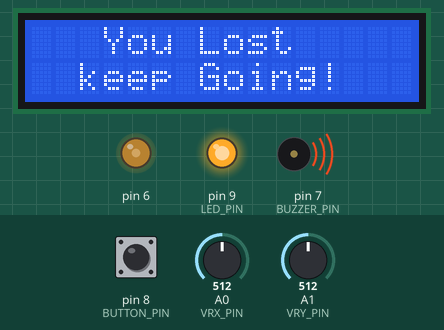
Recording of a sketch running on a simulated Arduino Uno, built with avr-gcc and run on an emulated ATmega328P. Shown: 16×2 character LCD, output pins drawn as LEDs (lit = HIGH), buzzer (waves = sounding). Inputs (shaded band) come from the test bench; at power-on: A0 (VRX_PIN) = 512, pin 8 (BUTTON_PIN) LOW, A1 (VRY_PIN) = 512. Random numbers use the default seed unless the sketch sets one; what the sketch prints to the serial monitor is not drawn.

Above: at 6.3 s.
6.4 s: A0 (VRX_PIN) set to 810
At 11.3 s:
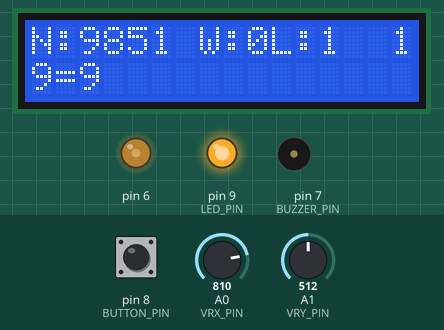
12.3 s: A0 (VRX_PIN) set to 390
At 16.6 s:
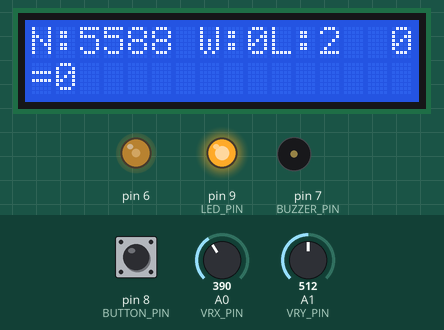
18.2 s: pin 8 (BUTTON_PIN) pulled HIGH for 3 s
At 21.5 s:
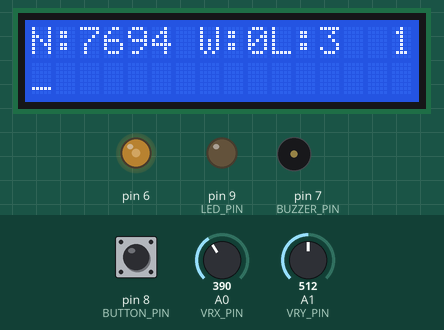
24.1 s: A0 (VRX_PIN) set to 900
At 27.8 s:
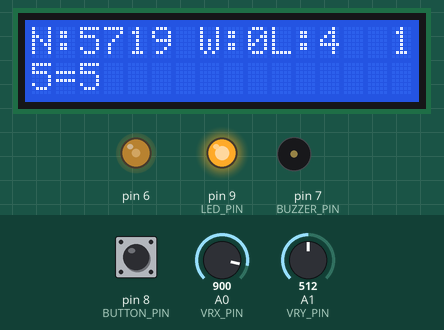
30.0 s: pin 8 (BUTTON_PIN) pulled HIGH for 3 s
At 34.0 s:
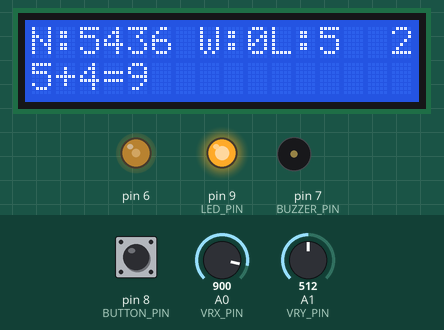
35.9 s: pin 8 (BUTTON_PIN) driven HIGH
At 39.9 s:
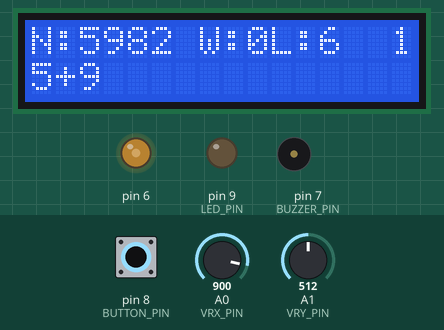
Timing chart, 0 to 41.4 s (numbered marks = the images above; inputs shaded):
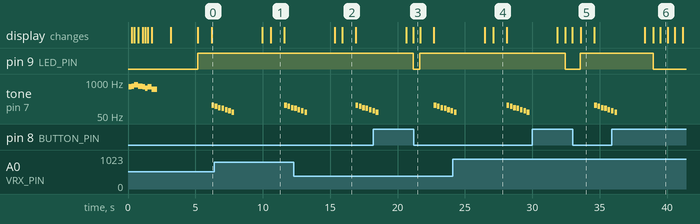

Measured:
- after the input at 18.2 s, pin 9 (LED_PIN): HIGH → LOW after 3.0 s, → HIGH 0.51 s later
- after the input at 30.0 s, pin 9 (LED_PIN): HIGH → LOW after 2.5 s, → HIGH 1.1 s later
- after the input at 35.9 s, pin 9 (LED_PIN): HIGH → LOW after 3.1 s
- what the display in image 1 shows lasts 1.0 s, from 10.6 s to 11.6 s
- what the display in image 6 shows lasts 0.6 s, from 39.5 s to 40.1 s

The sketch:

calculator.ino
```cpp
#include "joystick.h"
#include "game_manager.h"

JoyStick * current_joy_stick = NULL;
GameManager* game_mgr = NULL;

const int LED_PIN = 9;
const int BUTTON_PIN = 8;
const int BUZZER_PIN = 7;

void setup()
{
  pinMode(LED_PIN, OUTPUT);
  pinMode(BUTTON_PIN, INPUT);
  pinMode(BUZZER_PIN, OUTPUT);

  Serial.begin(9600);

  current_joy_stick = new JoyStick();
  game_mgr = new GameManager();
  game_mgr->Init(BUZZER_PIN);
  game_mgr->CreateNewGame();
}

void loop()
{
  current_joy_stick->UpdateCommand();
  if (current_joy_stick->CurrentCommand() != CommandEnum::None)
  {
    Serial.println("Detect Operation:" + current_joy_stick->GetCommandStr());

    game_mgr->GetCurrentGame()->HandleCommand(current_joy_stick->CurrentCommand());
    playClickButtonSound(BUZZER_PIN);
  }

  CheckAndCalculateResult();
  game_mgr->GetCurrentGame()->Update();
  game_mgr->CheckNeedStartGame(BUZZER_PIN);

  delay(500);
}

void CheckAndCalculateResult()
{
  int val = digitalRead(BUTTON_PIN);
  if (val == HIGH) {
    digitalWrite(LED_PIN, LOW);
  } else {
    digitalWrite(LED_PIN, HIGH);
    game_mgr->GetCurrentGame()->CalculateResult();
  }
}
```

formula_calculator.h
```cpp
#pragma once

//function comes from chatgpt and update it a little
float evaluateFormula(String formula) {
  // Remove all whitespaces from the formula
  formula.replace(" ", "");

  // Temporary variables for number and operator
  float num = 0;
  char op = '+';

  // Variables to keep track of the accumulated result and the term value
  float result = 0;
  float term = 0;

  // Process each character in the formula
  for (int i = 0; i < formula.length(); i++) {
    char ch = formula.charAt(i);

    // If the character is a digit or decimal point, extract the whole number
    if (isdigit(ch) || ch == '.') {
      String numString = "";
      while (i < formula.length() && (isdigit(formula.charAt(i)) || formula.charAt(i) == '.')) {
        numString += formula.charAt(i);
        i++;
      }
      i--;

      // Convert the number string to a float
      num = numString.toFloat();

      // Apply the operator to the accumulated result
      if (op == '+') {
        result += term;
        term = num;
      } else if (op == '-') {
        result += term;
        term = -num;
      } else if (op == '*') {
        term *= num;
      } else if (op == '/') {
        term /= num;
      }
    }
    // If the character is an operator (+, -, *, /), update the current operator
    else if (ch == '+' || ch == '-' || ch == '*' || ch == '/') {
      op = ch;
    }
  }

  // Add the last term to the accumulated result
  result += term;

  return result;
}

bool hasParenthese(String formula)
{
  int index = formula.indexOf('(');
  return index >= 0;
}

// chat gpt cannot handle a formular include '()', so I Write it byself
float CalcFormula(String formula, bool & result)
{
  formula.replace(" ", "");
  while (hasParenthese(formula))
  {
    int start_index = formula.lastIndexOf('(');
    int end_index = formula.indexOf(')', start_index);
    if (end_index < 0)
    {
      result = false;
      return -9999.0;
    }

    String subFormula = formula.substring(start_index + 1, end_index);
    //Serial.println("sub: " + subFormula);
    float value = CalcFormula(subFormula, result);
    if (result) {
      formula.replace("(" + subFormula + ")", String(value));
      //Serial.println("new formu: " + formula);
    } else {
      Serial.println("failed: ");
      return result;
    }
  }

  result = true;
  return evaluateFormula(formula);
}
```

game.h
```cpp
#pragma once
#include "formula_calculator.h"

struct GameData {
  int* Cards; //don't delete, handle it by generator
  int CarSize;
  int GameID;
  GameData(int* cards, int car_size, int game_id): Cards(cards), CarSize(car_size),
    GameID(game_id)
  {
  }
};

enum GameState
{
  Started = 0,
  Win,
  Lost,
  Failed
};

class Game
{
public:
  Game(LCDMgr* game_scene, GameData* game_data)
  {
    _game_state = GameState::Started;
    _game_scene = game_scene;
    _game_data = game_data;
  }

  ~Game()
  {
    delete _game_data;
  }

  void Update()
  {
    bool is_started = _game_state == GameState::Started;
    _game_scene->UpdateView(_formula, GetSeconds(), is_started);
  }

  void UpdateFormula()
  {
    //check if already selected all number
    if (!_game_scene->IsCanBeSelected()) {
      Serial.println("Cannot update formula now,because no number exist.");
      return;
    }
    char ch = _game_scene->GetCurrentSelection();
    Serial.print("Update before: " + _formula);
    Serial.print(",Add char: ");
    Serial.print(ch);

    _formula += ch;
    Serial.println(",Update after: " + _formula);

    _game_scene->RemoveCurrentSelection();
    _game_scene->ChangeSelectionMode();
  }

  void CalculateResult()
  {
    if (_game_state != GameState::Started) {
      Serial.print("This game already close: cannot calculate formula again.");
      return;
    }

    bool res = false;
    float result = CalcFormula(_formula, res);
    if (res) {
      Serial.print("Cal Formula:");
      Serial.print(_formula);
      Serial.print(", result: ");
      Serial.println(result);
      _formula += "=" + keepOnePrecision(result);

      if (abs(result - 24) < 0.0001) {
        _game_state = GameState::Win;
      } else {
        _game_state = GameState::Lost;
      }
    }
    else {
      _game_state = GameState::Failed;
      Serial.print("CalcFormula failed,  maybe formula is wrong.");
    }

    //PrintGameInfo();
  }

  void HandleCommand(CommandEnum command)
  {
    switch(command)
    {
      case CommandEnum::Left:
        _game_scene->ChangeShowOption();
        break;
      case CommandEnum::Right:
        UpdateFormula();
        break;
      case CommandEnum::Up:
        _game_scene->IncreaseOptionIndex();
        break;
      case CommandEnum::Down:
        _game_scene->DecreaseOptionIndex();
        break;
    }
  }

  GameState GetGameState() {
    return _game_state;
  }

  String GetFormula()
  {
    return _formula;
  }
private:
  int GetSeconds()
  {
    return (millis() / 1000) - _seconds;
  }

  String GetGameStateStr()
  {
    String state = "";
    switch(_game_state)
    {
      case GameState::Started:
        state = "Started";
        break;
      case GameState::Win:
        state = "Win";
        break;
      case GameState::Lost:
        state = "Lost";
        break;
      case GameState::Failed:
        state = "Failed";
        break;
    }
    return state;
  }

  void PrintGameInfo()
  {
    Serial.print("game_id: ");
    Serial.print(_game_data->GameID);
    Serial.print(",game_state:");
    Serial.println(GetGameStateStr());
  }

  String keepOnePrecision(float number) {
    char result[8];
    int intPart = int(number);
    int decimalPart = int(number * 10) % 10;

    //snprintf(result, sizeof(result), "%d.%d", intPart, decimalPart);
    //don't change to float, just change to int
    snprintf(result, sizeof(result), "%d", intPart);
    return String(result);
  }
private:
  LCDMgr * _game_scene = NULL;
  GameData* _game_data = NULL;
  //String _formula = "(4+4)*(5-3)";
  String _formula;
  GameState _game_state;
  int _seconds = millis() / 1000;
};
```

game_banner.h
```cpp
#pragma once

#include <LiquidCrystal.h>
#include "sounds.h"

class GameBannerGrphic
{
public:
  GameBannerGrphic(LiquidCrystal* lcd)
  {
    _lcd = lcd;
  }

  void DrawBanner(int buzzer_pin)
  {
    _lcd->clear();
    char text1[] = "IoT 1023";
    char text2[] = "Chong In";
    for (int i = 0; i < 8; ++i)
    {
      _lcd->setCursor(4 + i, 0);
      _lcd->write(text1[i]);
      _lcd->setCursor(4 + i, 1);
      _lcd->write(text2[i]);
      playTone(buzzer_pin, _welcome_tones[i], _good_luck_durations[i]);
    }

    delay(1000);
    _lcd->clear();
    _lcd->setCursor(3, 0);
    _lcd->print("24 Solver");
    _lcd->setCursor(3, 1);
    _lcd->print("Good Luck");
    delay(2000);
     _lcd->clear();
  }

  void DrawGameResult(bool win, int buzzer_pin){
    delay(1000);
    if (win) {
      _lcd->clear();
      //_lcd->setBacklight(1); //belong to Adafruit_LiquidCrystal, not include in LiquidCrystal
      _lcd->setCursor(3, 0);
      _lcd->print("You Win");
      _lcd->setCursor(3, 1);
      _lcd->print("Congrat!");
      playWinSound(buzzer_pin);
      delay(2000);
      //_lcd->setBacklight(0);
    } else {
      _lcd->clear();
      _lcd->setCursor(3, 0);
      _lcd->print("You Lost");
      _lcd->setCursor(2, 1);
      _lcd->print("keep Going!");
      playLostSound(buzzer_pin);
      delay(2000);
    }
  }
private:
  int _row0 = 0;
  int _row1 = 1;
  LiquidCrystal* _lcd = NULL;
  int _welcome_tones[8] = {659, 698, 784, 698, 659, 587, 659, 523};
  int _good_luck_durations[8] = {200, 200, 300, 300, 200, 200, 300, 400};
};
```

game_deck_generator.h
```cpp
#pragma once
const int MAX_QUEUE = 30;

//I reference this website to generate this decks:
//https://rosettacode.org/wiki/24_game/Solve#C++
class GameDeckGenerator
{
public:
  GameDeckGenerator()
  {
    _decks = new int[MAX_QUEUE][4]{
      {8, 3, 7, 9},
      {1, 4, 3, 1},
      {5, 4, 3, 6},
      {2, 5, 5, 8},
      {5, 4, 7, 3},
      {3, 3, 9, 2},
      {3, 2, 7, 9},
      {7, 1, 5, 3},
      {7, 6, 9, 4},
      {3, 5, 3, 1},
      {5, 7, 1, 9},
      {1, 2, 9, 6},
      {3, 4, 5, 3},
      {3, 9, 6, 7},
      {7, 7, 2, 5},
      {1, 7, 4, 6},
      {1, 3, 6, 2},
      {3, 4, 9, 2},
      {8, 3, 8, 4},
      {9, 8, 5, 1},
      {4, 7, 5, 4},
      {1, 9, 2, 9},
      {7, 5, 7, 6},
      {5, 5, 8, 8},
      {5, 9, 8, 2},
      {2, 5, 8, 9},
      {4, 4, 2, 5},
      {7, 1, 3, 6},
      {7, 8, 4, 8},
      {6, 9, 9, 8},
      {6, 6, 9, 5}
    };
  }

  int* RandomOneSet()
  {
    int rand = random(MAX_QUEUE);
    return _decks[rand];
  }

  int GetCardNumber()
  {
    return 4;
  }
private:
  int (*_decks)[4];
};
```

game_history.h
```cpp
#pragma once
#include "game.h"

class GameHistory
{
public:
  GameHistory(): _win(0), _lost(0), _fail(0)
  {
  }
  int GetWinCount() {
    return _win;
  }

  int GetLostCount() {
    return _lost;
  }

  int GetFailCound() {
    return _fail;
  }

  void UpdateHistory(Game* game) {
    if (game->GetGameState() == GameState::Win) {
      AddWin(game);
    } else if (game->GetGameState() == GameState::Lost) {
      AddLost(game);
    } else if (game->GetGameState() == GameState::Failed) {
      AddFail(game);
    }
  }

private:
  //Can save more detail infomation of the game here
  void AddWin(Game* game) {
    _win += 1;
    SaveGameData(game);
  }

  void AddLost(Game* game) {
    _lost += 1;
    SaveGameData(game);
  }

  void AddFail(Game* game) {
    _fail += 1;
    SaveGameData(game);
  }

  void SaveGameData(Game* game) {
    //TBD
  }
private:
  int _win;
  int _lost;
  int _fail;
};
```

game_manager.h
```cpp
#pragma once

#include "lcd.h"
#include "game.h"
#include "game_deck_generator.h"
#include "sounds.h"
#include "game_history.h"

class GameManager
{
public:
  GameManager()
  {
    _game_scene = new LCDMgr();
    _game_deck_generator = new GameDeckGenerator();
    _game_history = new GameHistory();
  }

  ~GameManager()
  {
    delete _game_scene;
    delete _current_game;
    delete _game_deck_generator;
    delete _game_history;
  }

  void Init(int buzzer_pin) {
    _game_scene->DrawBanner(buzzer_pin);
  }

  Game* GetCurrentGame()
  {
    return _current_game;
  }

  Game* CreateNewGame()
  {
    if (_current_game != NULL) {
      delete _current_game;
    }

    _game_scene->ResetScene();
    GameData* game_data = CreateGameData();
    _game_scene->SetNumbers(game_data->Cards, game_data->CarSize);
    _current_game = new Game(_game_scene, game_data);
    Serial.println("Create a new game.");
    return _current_game;
  }

  void CheckNeedStartGame(int buzzer_pin)
  {
    if (_current_game->GetGameState() != GameState::Started) {

      _game_history->UpdateHistory(_current_game);
      _game_scene->UpdateWinHistoryData(_game_history->GetWinCount(),
          _game_history->GetLostCount(), _game_history->GetFailCound());
      _game_scene->DrawGameResult(_current_game->GetGameState() == GameState::Win, buzzer_pin);

      _current_game = CreateNewGame();
    }
  }

private:
  GameData* CreateGameData()
  {
    int* one_car_set = _game_deck_generator->RandomOneSet();
    GameData* game_data = new GameData(one_car_set, _game_deck_generator->GetCardNumber(),
      _game_id++);
    return game_data;
  }

private:
  int _game_id = 0;
  Game* _current_game = NULL;
  LCDMgr* _game_scene= NULL;
  GameDeckGenerator* _game_deck_generator = NULL;
  GameHistory* _game_history = NULL;
};
```

joystick.h
```cpp
#pragma once

#define LEFT_THRESHOLD  400
#define RIGHT_THRESHOLD 800
#define UP_THRESHOLD    400
#define DOWN_THRESHOLD  800

#define VRX_PIN  A0 // VRX pin
#define VRY_PIN  A1 // VRY pin

enum CommandEnum
{
  None = 0x00,
  Left = 0x01,
  Right = 0x02,
  Up = 0x04,
  Down = 0x08
};

class JoyStick
{
public:
  JoyStick()
  {
    _current_command = CommandEnum::None;
  }

  CommandEnum CurrentCommand()
  {
    return _current_command;
  }

  void SetCurrentCommand(CommandEnum command)
  {
    _current_command = command;
  }

  String GetCommandStr()
  {
    String str = "";
    switch(_current_command)
    {
      case CommandEnum::None:
        str = "None";
        break;
      case CommandEnum::Left:
        str = "Left";
        break;
      case CommandEnum::Right:
        str = "Right";
        break;
      case CommandEnum::Up:
        str = "Up";
        break;
      case CommandEnum::Down:
        str = "Down";
        break;
    }
    return str;
  }

  void UpdateCommand()
  {
    int x_value = analogRead(VRX_PIN);
    int y_value = analogRead(VRY_PIN);
    //printXY(x_value, y_value);

    CommandEnum command = CommandEnum::None;
    if (x_value < LEFT_THRESHOLD)
      command = command | CommandEnum::Left;
    else if (x_value > RIGHT_THRESHOLD)
      command = command | CommandEnum::Right;

    if (y_value < UP_THRESHOLD)
      command = command | CommandEnum::Up;
    else if (y_value > DOWN_THRESHOLD)
      command = command | CommandEnum::Down;

    if (command & CommandEnum::Left) {
      command = CommandEnum::Left;
    }

    if (command & CommandEnum::Right) {
      command = CommandEnum::Right;
    }

    if (command & CommandEnum::Up) {
      command = CommandEnum::Up;
    }

    if (command & CommandEnum::Down) {
      command = CommandEnum::Down;
    }
    _current_command = command;
  }

private:
  void printXY(int x, int y)
  {
    Serial.print("x:");
    Serial.print(x);
    Serial.print(",");
    Serial.print("y:");
    Serial.print(y);
    Serial.println("");
  }
private:
  CommandEnum _current_command;
};
```

sounds.h
```cpp
#pragma once

//melody sounds comes from chat gpt, I am not good at music
void playWinSound(int speaker_pin) {
  int melody[] = {659, 659, 880, 659, 523, 587, 494, 523};
  int noteDuration = 200;

  for (int i = 0; i < sizeof(melody) / sizeof(melody[0]); i++) {
    tone(speaker_pin, melody[i], noteDuration);
    delay(noteDuration + 50);  // Add a small delay between each note
  }

  noTone(speaker_pin);  // Stop playing the melody
}

void playLostSound(int speaker_pin)
{
  int melody[] = {131, 117, 104, 98, 87, 78, 69};
  int noteDuration = 200;

  for (int i = 0; i < sizeof(melody) / sizeof(melody[0]); i++) {
    tone(speaker_pin, melody[i], noteDuration);
    delay(noteDuration + 50);  // Add a small delay between each note
  }

  noTone(speaker_pin);  // Stop playing the melody
}

void playFailSound(int speaker_pin) {
   // Define the frequencies for the "fail" sound
  int frequencies[] = { 440, 392, 349, 293, 261 };

  // Play the frequencies in sequence
  for (int i = 0; i < 5; i++) {
    tone(speaker_pin, frequencies[i], 200);
    delay(200);
  }

  noTone(speaker_pin);  // Stop playing the sound
}

void playClickButtonSound(int speaker_pin) {
  tone(speaker_pin, 1000, 60);
  noTone(speaker_pin);
}

void playTone(int speaker_pin, int frequency, int duration) {
  tone(speaker_pin, frequency, duration);
  delay(duration);
  noTone(speaker_pin);
  //delay(50);
}
```

Source omitted: Lcd.h (7995 bytes), lcd_display.h (3148 bytes)
